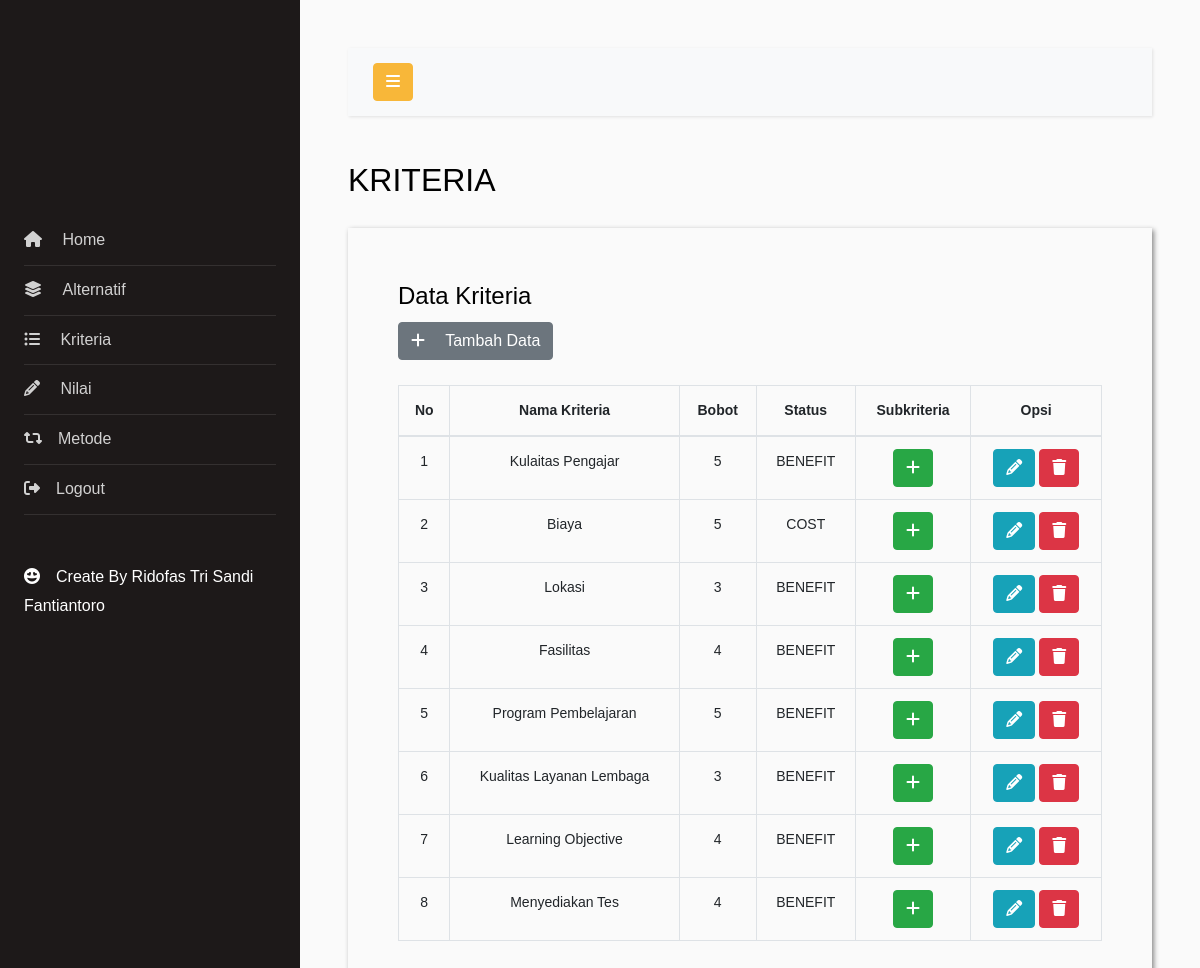
Page /admin/kriteria.php (signed in) on the committed database.
### tables this page shows
CREATE TABLE `tbl_kriteria` (
  `id_kriteria` int(11) NOT NULL,
  `nama_kriteria` varchar(50) NOT NULL,
  `bobot_kriteria` double NOT NULL,
  `status` varchar(50) DEFAULT NULL
);

### admin/kriteria.php (the view, shortened to what this page needs)
<?php include 'header.php';?>
<h2 class="mb-4">KRITERIA</h2>
<div class="panel panel-container" style="padding: 50px; box-shadow: 2px 2px 5px #888888;">
    <h4>Data Kriteria</h4>
    <a href="kriteria-aksi.php?aksi=tambah" class="btn btn-secondary"><i class="fas fa-plus"></i>&emsp; Tambah
        Data</a>
    <br><br>
    <div class="table-responsive">
        <table class="table table-bordered">
            <thead>
                <tr>
                    <th class="text-center">No</th>
                    <th class="text-center">Nama Kriteria</th>
                    <th class="text-center">Bobot</th>
                    <th class="text-center">Status</th>
                    <th class="text-center">Subkriteria</th>
                    <th class="text-center">Opsi</th>
                </tr>
            </thead>
            <tbody>
                <?php
                 $query = mysqli_query($conn, "SELECT * FROM tbl_kriteria order by id_kriteria");
                 $no=1;
                 while($result = mysqli_fetch_array($query)) { ?>
                <tr>
                    <td class="text-center"><?php echo $no++ ?></td>
                    <td class="text-center"><?php echo $result['nama_kriteria']; ?></td>
                    <td class="text-center"><?php echo $result['bobot_kriteria']; ?></td>
                    <td class="text-center"><?php echo $result['status']; ?></td>
                    <td class="text-center">
                        <a href="subkriteria.php?id_kriteria=<?php echo $result['id_kriteria'] ?>"
                            class="btn btn-success"><i class="fas fa-plus"></i></a>
                    </td>
                    <td class="text-center">
                        <a href="kriteria-aksi.php?id_kriteria=<?php echo $result['id_kriteria'] ?>
                        &aksi=ubah" class="btn btn-info"><i class="fas fa-pencil"></i></a>
                        <a href="kriteria-proses.php?id_kriteria=<?php echo $result['id_kriteria'] ?>
                        &proses=proses-hapus" class="btn btn-danger"><i class="fas fa-trash"></i></a>
                    </td>
                </tr>
                <?php }
                ?>
            </tbody>
        </table>
    </div>
</div>

### admin/header.php (shortened to what this page needs)
<!doctype html>
<html lang="en">
<head>
    <link rel="stylesheet" type="text/css"
        href="../assets/desain-home/fonts/font-awesome-4.7.0/css/font-awesome.min.css">
    <link rel="stylesheet" href="../assets/desain-home/css/style.css">
    <link rel="stylesheet" href="fontawesome/css/all.css">
</head>
<body>
    <div class="wrapper d-flex align-items-stretch">
        <nav id="sidebar">
            <div class="p-4 pt-5">
                <a href="index.php" class="img logo mb-5"
                    style="background-image: url(../assets/desain-home/images/logo1.png); background-size: 100%;"></a>
                <ul class="list-unstyled components mb-5">
                    <li>
                        <a href="index.php"><i class="fas fa-house"></i>&emsp; Home</a>
                    </li>
                    <li>
                        <a href="alternatif.php"><i class="fa-solid fa-layer-group"></i>
                            &emsp;Alternatif</a>
                    </li>
                    <li>
                        <a href="kriteria.php"><i class="fas fa-list-ul"></i>&emsp; Kriteria</a>
                    </li>
                    <li>
                        <a href="nilai.php"><i class="fas fa-pencil"></i>&emsp; Nilai</a>
                    </li>
                    <li>
                        <a href="metode.php"><i class="fas fa-retweet"></i>&emsp;Metode</a>
                    </li>
                    <li>
                        <a href="logout.php"><i class="fas fa-right-from-bracket"></i>&emsp;Logout</a>
                    </li>
                </ul>
                <ul class="list-unstyled components mb-5">
                    <li><i class="fa-solid fa-face-grin-hearts"></i>&emsp;Create By Ridofas Tri Sandi Fantiantoro</li>
                </ul>
            </div>
        </nav>
        <div id="content" class="p-4 p-md-5">
            <nav class="navbar navbar-expand-lg navbar-light bg-light">
                <div class="container-fluid">
                    <button type="button" id="sidebarCollapse" class="btn btn-primary">
                        <i class="fa fa-bars"></i>
                    </button>
                </div>
            </nav>
</body>
</html>

### rows in the picture
tbl_kriteria: nama_kriteria "Kulaitas Pengajar", bobot_kriteria "5", status "BENEFIT"
tbl_kriteria: nama_kriteria "Biaya", bobot_kriteria "5", status "COST"
tbl_kriteria: nama_kriteria "Lokasi", bobot_kriteria "3", status "BENEFIT"
tbl_kriteria: nama_kriteria "Fasilitas", bobot_kriteria "4", status "BENEFIT"
tbl_kriteria: nama_kriteria "Program Pembelajaran", bobot_kriteria "5", status "BENEFIT"
tbl_kriteria: nama_kriteria "Kualitas Layanan Lembaga", bobot_kriteria "3", status "BENEFIT"
tbl_kriteria: nama_kriteria "Learning Objective", bobot_kriteria "4", status "BENEFIT"
tbl_kriteria: nama_kriteria "Menyediakan Tes", bobot_kriteria "4", status "BENEFIT"
